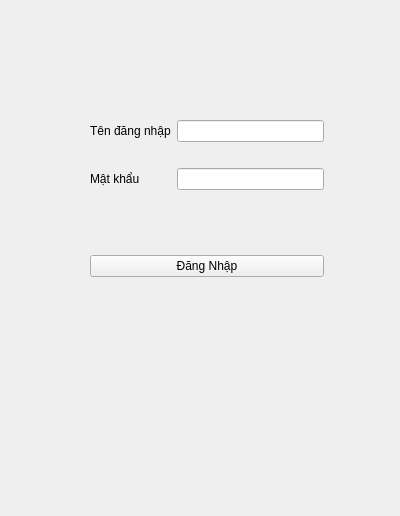
<?xml version="1.0" encoding="UTF-8"?>
<ui version="4.0">
 <class>FormLogin</class>
 <widget class="QWidget" name="FormLogin">
  <property name="geometry">
   <rect>
    <x>0</x>
    <y>0</y>
    <width>400</width>
    <height>516</height>
   </rect>
  </property>
  <property name="windowTitle">
   <string>Form</string>
  </property>
  <widget class="QWidget" name="">
   <property name="geometry">
    <rect>
     <x>90</x>
     <y>120</y>
     <width>234</width>
     <height>157</height>
    </rect>
   </property>
   <layout class="QGridLayout" name="gridLayout">
    <item row="0" column="0">
     <layout class="QFormLayout" name="formLogin">
      <item row="0" column="0">
       <widget class="QLabel" name="labelUserName">
        <property name="text">
         <string>Tên đăng nhập</string>
        </property>
       </widget>
      </item>
      <item row="0" column="1">
       <widget class="QLineEdit" name="inputUserName"/>
      </item>
      <item row="2" column="0">
       <widget class="QLabel" name="labelpassword">
        <property name="text">
         <string>Mật khẩu</string>
        </property>
       </widget>
      </item>
      <item row="2" column="1">
       <widget class="QLineEdit" name="inputPassword"/>
      </item>
      <item row="1" column="1">
       <widget class="QLabel" name="errorUserName">
        <property name="text">
         <string/>
        </property>
       </widget>
      </item>
      <item row="3" column="1">
       <widget class="QLabel" name="errorPassword">
        <property name="text">
         <string/>
        </property>
       </widget>
      </item>
     </layout>
    </item>
    <item row="1" column="0">
     <widget class="QPushButton" name="btnLogin">
      <property name="text">
       <string>Đăng Nhập</string>
      </property>
     </widget>
    </item>
   </layout>
  </widget>
 </widget>
 <resources/>
 <connections/>
</ui>
